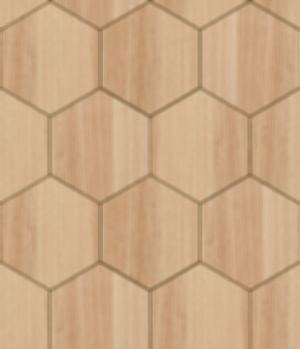
#> input picture 06-image-filtering/wood_blur.png, 300 x 349 px
$ python high_pass_filter.py
#> lines starting #> are read from the running program, lines starting #| are printed output that depends on the picture
import cv2
import numpy as np

# Read the image
img = cv2.imread("wood_blur.png")
#> img is the input picture: shape (349, 300, 3); mean B, G, R 132.5, 168.7, 203.1

# Define the kernel for high-pass filtering
kernel = np.array([[-1, -1, -1], [-1, 9, -1], [-1, -1, -1]])

# Apply the high-pass filter
sharpened_img = cv2.filter2D(img, -1, kernel)
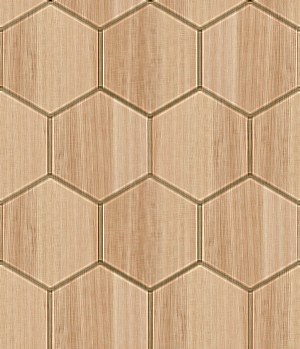
#> sharpened_img: shape (349, 300, 3); mean B, G, R 132.5, 168.7, 203

# Display the result
cv2.imshow("Original Image", img)
cv2.imshow("High-pass Filtering", sharpened_img)
cv2.waitKey(0)
cv2.destroyAllWindows()
